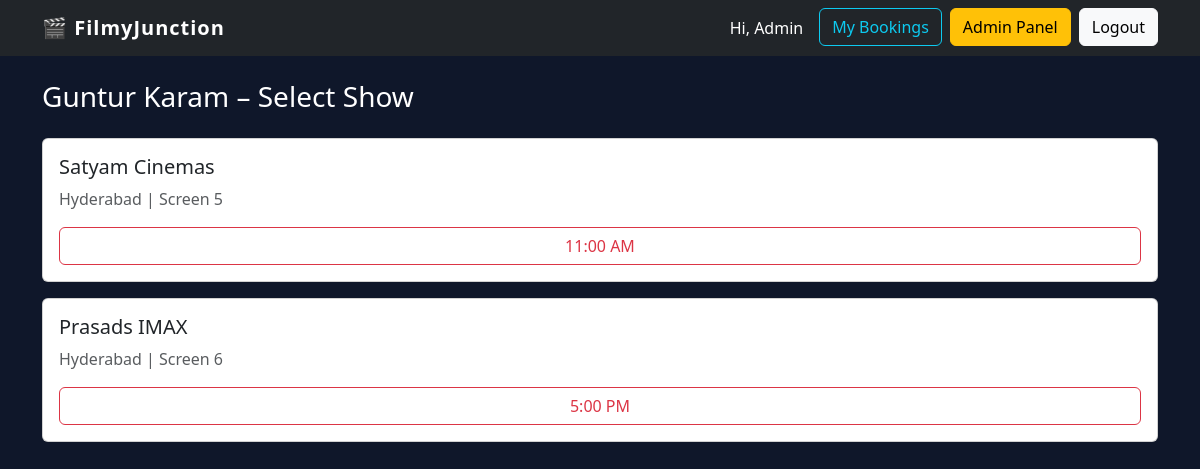
Page /movie/3/shows (signed in) on the committed database.
### models.py (models this page shows, shortened)
class User(UserMixin, db.Model):
    id = db.Column(db.Integer, primary_key=True)
    username = db.Column(db.String(50), unique=True, nullable=False)
    password_hash = db.Column(db.String(200), nullable=False)
    is_admin = db.Column(db.Boolean, default=False)  # ✅ THIS LINE.d

class Movie(db.Model):
    id = db.Column(db.Integer, primary_key=True)
    title = db.Column(db.String(100), nullable=False)
    poster = db.Column(db.String(200), nullable=False)
    rating = db.Column(db.Float, nullable=False)
    description = db.Column(db.Text, nullable=False)

class Show(db.Model):
    id = db.Column(db.Integer, primary_key=True)
    movie_id = db.Column(db.Integer, db.ForeignKey('movie.id'), nullable=False)
    screen_id = db.Column(db.Integer, db.ForeignKey('screen.id'), nullable=False)
    show_time = db.Column(db.String(20), nullable=False)
    movie = db.relationship('Movie')
    screen = db.relationship('Screen')

class Theatre(db.Model):
    id = db.Column(db.Integer, primary_key=True)
    name = db.Column(db.String(100), nullable=False)
    location = db.Column(db.String(100), nullable=False)

class Screen(db.Model):
    id = db.Column(db.Integer, primary_key=True)
    name = db.Column(db.String(50), nullable=False)
    theatre_id = db.Column(db.Integer, db.ForeignKey('theatre.id'), nullable=False)
    theatre = db.relationship('Theatre', backref='screens')

### app.py (the view)
@app.route("/movie/<int:movie_id>/shows")
@login_required
def movie_shows(movie_id):
    movie = Movie.query.get_or_404(movie_id)
    shows = Show.query.filter_by(movie_id=movie_id).all()
    return render_template("shows.html", movie=movie, shows=shows)

### app.py (called while the page is built)
@login_manager.user_loader
def load_user(user_id):
    return db.session.get(User, int(user_id))

### templates/shows.html
{% extends 'base.html' %}
{% block content %}
<h3>{{ movie.title }} – Select Show</h3>
<div class="mt-4">
    {% for show in shows %}
        <div class="card mb-3 p-3">
            <h5>{{ show.screen.theatre.name }}</h5>
            <p class="text-muted">
                {{ show.screen.theatre.location }} |
                {{ show.screen.name }}
            </p>
            <a href="{{ url_for('select_seats', show_id=show.id) }}"
                class="btn btn-outline-danger">
                {{ show.show_time }}
            </a>
        </div>
    {% else %}
        <p>No shows available</p>
    {% endfor %}
</div>
{% endblock %}

### templates/base.html (shortened to what this page needs)
<!DOCTYPE html>
<html lang="en">
<head>
  <link
    href="https://cdn.jsdelivr.net/npm/bootstrap@5.3.3/dist/css/bootstrap.min.css"
    rel="stylesheet">
</head>
<body>
<nav class="navbar navbar-expand-lg navbar-dark bg-dark">
  <div class="container">
    <a class="navbar-brand" href="{{ url_for('home') }}">
      🎬 FilmyJunction
    </a>
    <div class="collapse navbar-collapse" id="navbarNav">
      <ul class="navbar-nav ms-auto">
        {% if current_user.is_authenticated %}
          <li class="nav-item">
            <span class="nav-link text-white">
              Hi, {{ current_user.username }}
            </span>
          </li>
          <li class="nav-item ms-2">
            <a href="{{ url_for('my_bookings') }}"
               class="btn btn-outline-info">
              My Bookings
            </a>
          </li>
          {% if current_user.is_admin %}
            <li class="nav-item ms-2">
              <a href="{{ url_for('admin_dashboard') }}"
                 class="btn btn-warning">
                Admin Panel
              </a>
            </li>
          {% endif %}
          <li class="nav-item ms-2">
            <a href="{{ url_for('logout') }}"
               class="btn btn-light">
              Logout
            </a>
          </li>
        {% endif %}
      </ul>
    </div>
  </div>
</nav>
<div class="container mt-4">
  {% block content %}
  {% endblock %}
</div>
</body>
</html>

### templates/base.html (style rules this page uses)
body { background-color: #0f172a; color: white; }
.navbar-brand { font-weight: bold; letter-spacing: 1px; }

### rows in the picture
User: username "Admin"
Movie: title "Guntur Karam"
Show: screen.theatre.name "Satyam Cinemas", screen.theatre.location "Hyderabad", screen.name "Screen 5", show_time "11:00 AM"
Show: screen.theatre.name "Prasads IMAX", screen.theatre.location "Hyderabad", screen.name "Screen 6", show_time "5:00 PM"
